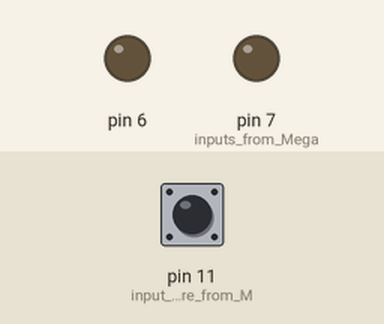
A sketch run on a simulated Arduino Mega 2560, built with avr-gcc and run on an emulated ATmega2560. Parts: output pins drawn as LEDs (lit = HIGH). Inputs (shaded band) come from the test bench; at power-on: pin 11 (input_to_Sparkcore_from_M) HIGH. What the sketch prints to the serial monitor is not drawn.

Above: at 1.2 s.
1.3 s: pin 11 (input_to_Sparkcore_from_M) pulled LOW for 0.15 s
At 3.4 s:
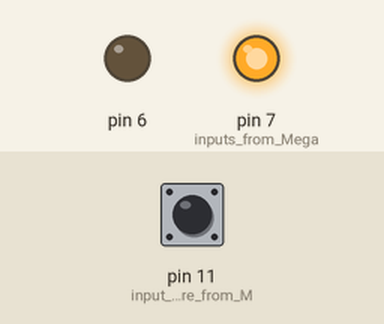
At 6.7 s:
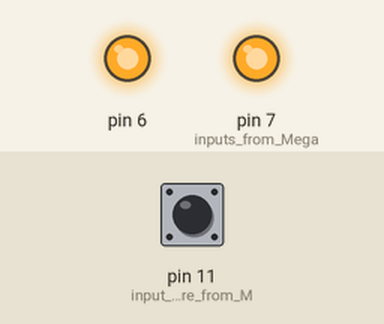
Timing chart, 0 to 13.4 s (numbered marks = the images above; inputs shaded):
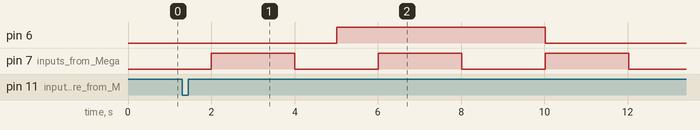

Measured:
- by itself, pin 7 (inputs_from_Mega): alternates HIGH for 2.0 s and LOW for 2.0 s

The sketch:

logic_level_test_SPARKCORE.ino
```cpp
//This is the program for the Sparkcore... it toggles the outputs
//every 2 or 5 seconds, and reads and displays the input value
// in the serial monitor.

long timestamp1 = 0;
long timestamp2 = 0;

void setup()
{
  Serial.begin(38400);
  pinMode(11, INPUT);  // input to Sparkcore from Mega
  pinMode(7, OUTPUT);  // inputs from Mega
  pinMode(6, OUTPUT);
  digitalWrite(11, HIGH);
}

void loop()
{
   if(millis() - timestamp1  > 2000)
   {
     digitalWrite(7, !digitalRead(7));  //toggle pin
     timestamp1 = millis();
   }

   if(millis() - timestamp2  > 5000)
   {
     digitalWrite(6, !digitalRead(6));  //toggle pin
     timestamp2 = millis();
   }

  if(!digitalRead(11))
  {
    Serial.print("received GND on 11");
  }
  else
  {
    Serial.print("received 5V on 11");
  }

  Serial.println("     ");
  delay(100);
}
```
